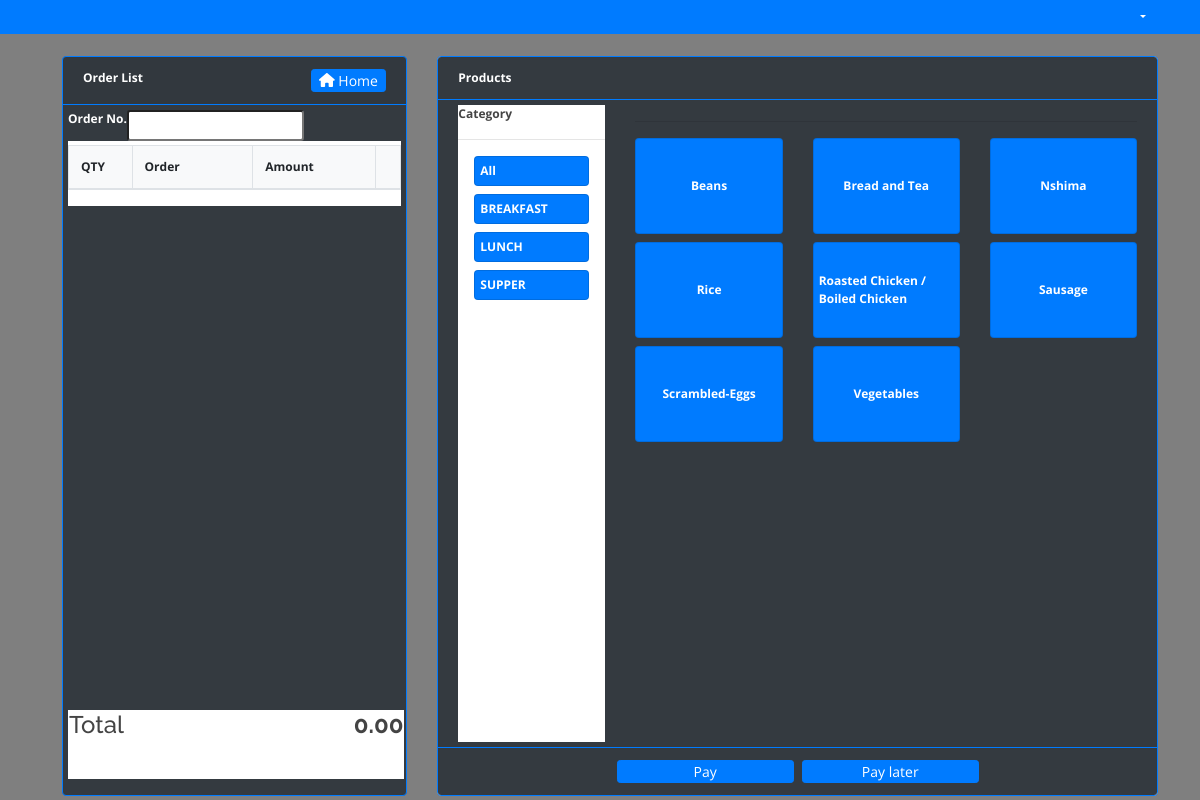
/customer/billing/index.php, run on the app's committed database.
### tables this page shows
CREATE TABLE IF NOT EXISTS `categories` (
  `id` int(30) NOT NULL AUTO_INCREMENT,
  `name` varchar(200) NOT NULL,
  `description` text NOT NULL,
  PRIMARY KEY (`id`)
);

CREATE TABLE IF NOT EXISTS `products` (
  `id` int(30) NOT NULL AUTO_INCREMENT,
  `category_id` int(30) NOT NULL,
  `name` varchar(200) NOT NULL,
  `description` text NOT NULL,
  `price` float NOT NULL,
  `status` tinyint(1) NOT NULL DEFAULT '1' COMMENT '0=Unavailable,1=Available',
  PRIMARY KEY (`id`),
  KEY `category_id` (`category_id`)
);

### customer/billing/home.php (the view, shortened to what this page needs)
<?php include '../db_connect.php' ?>
<div class="container-fluid o-field">
	<div class="row mt-3 ml-3 mr-3">
        <div class="col-lg-4">
           <div class="card bg-dark border-primary">
                <div class="card-header text-white  border-primary">
                    <b>Order List</b>
                <span class="float:right"><a class="btn btn-primary btn-sm col-sm-3 float-right" href="../home.php" id="">
                    <i class="fa fa-home"></i> Home
                </a></span>
                </div>
               <div class="card-body">
            <form action="" id="manage-order">
                <div class="bg-white" id='o-list'>
                            <div class="d-flex w-100 bg-dark mb-1">
                                <label for="" class="text-white"><b>Order No.</b></label>
                                <input type="number" class="form-control-sm" name="order_number" value="<?php echo isset($order_number) ? $order_number : '' ?>" required>
                            </div>
                   <table class="table table-bordered bg-light" >
                        <colgroup>
                            <col width="20%">
                            <col width="40%">
                            <col width="40%">
                            <col width="5%">
                        </colgroup>
                       <thead>
                           <tr>
                               <th>QTY</th>
                               <th>Order</th>
                               <th>Amount</th>
                               <th></th>
                           </tr>
                       </thead>
                   </table>
                </div>
                   <div class="d-block bg-white" id="calc">
                       <table class="" width="100%">
                           <tbody>
                                <tr>
                                   <td><b><h4>Total</h4></b></td>
                                   <td class="text-right">
                                       <span class=""><h4><b id="total_amount">0.00</b></h4></span>
                                   </td>
                               </tr>
                           </tbody>
                       </table>
                   </div>
           </form>
               </div>
           </div>
        </div>
        <div class="col-lg-8  p-field">
            <div class="card border-primary">
                <div class="card-header bg-dark text-white  border-primary">
                    <b>Products</b>
                </div>
                <div class="card-body bg-dark d-flex" id='prod-list'>
                    <div class="col-md-3">
                        <div class="w-100 pr-0 bg-white" id="cat-list">
                            <b>Category</b>
                            <hr>
                            <div class="card bg-primary mx-3 mb-2 cat-item" style="height:auto !important;" data-id = 'all'>
                                <div class="card-body">
                                    <span><b class="text-white">
                                        All
                                    </b></span>
                                </div>
                            </div>
                            <?php
                            $qry = $conn->query("SELECT * FROM categories order by name asc");
                            while($row=$qry->fetch_assoc()):
                            ?>
                            <div class="card bg-primary mx-3 mb-2 cat-item" style="height:auto !important;" data-id = '<?php echo $row['id'] ?>'>
                                <div class="card-body">
                                    <span><b class="text-white">
                                        <?php echo ucwords($row['name']) ?>
                                    </b></span>
                                </div>
                            </div>
                            <?php endwhile; ?>
                        </div>
                    </div>
                    <div class="col-md-9">
                        <hr>
                        <div class="row">
                            <?php
                            $prod = $conn->query("SELECT * FROM products where status = 1 order by name asc");
                            while($row=$prod->fetch_assoc()):
                            ?>
                            <div class="col-md-4 mb-2">
                                <div class="card bg-primary prod-item" data-json = '<?php echo json_encode($row) ?>' data-category-id="<?php echo $row['category_id'] ?>">
                                    <div class="card-body">
                                        <span><b class="text-white">
                                            <?php echo $row['name'] ?>
                                        </b></span>
                                    </div>
                                </div>
                            </div>
                        <?php endwhile; ?>
                        </div>
                    </div>
                </div>
            <div class="card-footer bg-dark  border-primary">
                <div class="row justify-content-center">
                    <div class="btn btn btn-sm col-sm-3 btn-primary mr-2" type="button" id="pay">Pay</div>
                    <div class="btn btn btn-sm col-sm-3 btn-primary" type="button" id="save_order">Pay later</div>
                </div>
            </div>
            </div>
        </div>
    </div>
</div>

### customer/assets/css/style.css (style rules this page uses)
body { font-family: "Open Sans", sans-serif; color: #444444; width: 100%; height: calc(100%); font-size: 12px; }
a { color: #1977cc; }
h1, h2, h3, h4, h5, h6 { font-family: "Raleway", sans-serif; }
.justify-content-center { justify-content: center !important; }
.btn-sm { padding: .0001rem .2rem; }

### customer/billing/style.css (style rules this page uses)
body { background-image: linear-gradient(rgba(0,0,0,0.5),rgba(0,0,0,0.5)),url("images/cafe.jpg"); background-size: cover; background-position: center; background-attachment: fixed; background-repeat: no-repeat; width: 100%; height: calc(100%); position: fixed; top:0; left: 10px; position: fixed; width: calc(100%); height: calc(100%); overflow: auto; }

### customer/billing/home.php (style rules this page uses)
main .card { height:calc(100%); }
main .card-body { height:calc(100%); overflow: auto; padding: 5px; position: relative; }
main .container-fluid, main .container-fluid>.row,main .container-fluid>.row>div { height:calc(100%); }
#o-list { height: calc(87%); overflow: auto; }
#calc { position: absolute; bottom: 1rem; height: calc(10%); width: calc(98%); }
.prod-item { min-height: 12vh; cursor: pointer; }
.prod-item .card-body { display: flex; justify-content: center; align-items: center; }
#cat-list { height: calc(100%) }
.cat-item { cursor: pointer; }

### data on the page
categories: name "BREAKFAST"
categories: name "LUNCH"
categories: name "SUPPER"
products: name "Beans"
products: name "Bread and Tea"
products: name "Nshima"
products: name "Rice"
products: name "Roasted Chicken / Boiled Chicken"
products: name "Sausage"
products: name "Scrambled-Eggs"
products: name "Vegetables"
